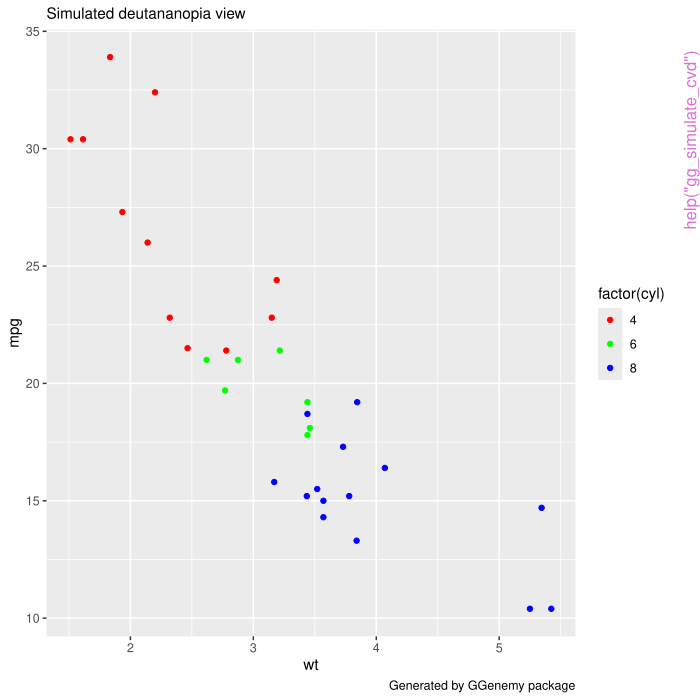

Reproduce this figure in R.
pkgname <- "GGenemy"
source(file.path(R.home("share"), "R", "examples-header.R"))
options(warn = 1)
base::assign(".ExTimings", "GGenemy-Ex.timings", pos = 'CheckExEnv')
base::cat("name\tuser\tsystem\telapsed\n", file=base::get(".ExTimings", pos = 'CheckExEnv'))
base::assign(".format_ptime",
function(x) {
  if(!is.na(x[4L])) x[1L] <- x[1L] + x[4L]
  if(!is.na(x[5L])) x[2L] <- x[2L] + x[5L]
  options(OutDec = '.')
  format(x[1L:3L], digits = 7L)
},
pos = 'CheckExEnv')

### * </HEADER>
library('GGenemy')

base::assign(".oldSearch", base::search(), pos = 'CheckExEnv')
base::assign(".old_wd", base::getwd(), pos = 'CheckExEnv')
cleanEx()
nameEx("gg_audit")
### * gg_audit

flush(stderr()); flush(stdout())

base::assign(".ptime", proc.time(), pos = "CheckExEnv")
### Name: gg_audit
### Title: Comprehensive Audit of ggplot2 Visualization
### Aliases: gg_audit

### ** Examples

library(ggplot2)
p <- ggplot(mtcars, aes(wt, mpg, color = factor(cyl))) +
  geom_point() +
  scale_color_manual(values = c("red", "green", "blue"))
report <- gg_audit(p)
print(report)



base::assign(".dptime", (proc.time() - get(".ptime", pos = "CheckExEnv")), pos = "CheckExEnv")
base::cat("gg_audit", base::get(".format_ptime", pos = 'CheckExEnv')(get(".dptime", pos = "CheckExEnv")), "\n", file=base::get(".ExTimings", pos = 'CheckExEnv'), append=TRUE, sep="\t")
cleanEx()
nameEx("gg_audit_accessibility")
### * gg_audit_accessibility

flush(stderr()); flush(stdout())

base::assign(".ptime", proc.time(), pos = "CheckExEnv")
### Name: gg_audit_accessibility
### Title: Comprehensive Accessibility Audit
### Aliases: gg_audit_accessibility

### ** Examples

library(ggplot2)
p <- ggplot(mtcars, aes(wt, mpg)) + geom_point(size = 1)
gg_audit_accessibility(p)



base::assign(".dptime", (proc.time() - get(".ptime", pos = "CheckExEnv")), pos = "CheckExEnv")
base::cat("gg_audit_accessibility", base::get(".format_ptime", pos = 'CheckExEnv')(get(".dptime", pos = "CheckExEnv")), "\n", file=base::get(".ExTimings", pos = 'CheckExEnv'), append=TRUE, sep="\t")
cleanEx()
nameEx("gg_audit_color")
### * gg_audit_color

flush(stderr()); flush(stdout())

base::assign(".ptime", proc.time(), pos = "CheckExEnv")
### Name: gg_audit_color
### Title: Audit Color Palette for Accessibility Issues
### Aliases: gg_audit_color

### ** Examples

library(ggplot2)
p <- ggplot(mtcars, aes(wt, mpg, color = factor(cyl))) +
  geom_point() +
  scale_color_manual(values = c("red", "green", "blue"))
gg_audit_color(p)



base::assign(".dptime", (proc.time() - get(".ptime", pos = "CheckExEnv")), pos = "CheckExEnv")
base::cat("gg_audit_color", base::get(".format_ptime", pos = 'CheckExEnv')(get(".dptime", pos = "CheckExEnv")), "\n", file=base::get(".ExTimings", pos = 'CheckExEnv'), append=TRUE, sep="\t")
cleanEx()
nameEx("gg_audit_labels")
### * gg_audit_labels

flush(stderr()); flush(stdout())

base::assign(".ptime", proc.time(), pos = "CheckExEnv")
### Name: gg_audit_labels
### Title: Audit Plot Labels and Annotations
### Aliases: gg_audit_labels

### ** Examples

library(ggplot2)
p <- ggplot(mtcars, aes(wt, mpg, color = factor(cyl))) +
  geom_point()
gg_audit_labels(p)



base::assign(".dptime", (proc.time() - get(".ptime", pos = "CheckExEnv")), pos = "CheckExEnv")
base::cat("gg_audit_labels", base::get(".format_ptime", pos = 'CheckExEnv')(get(".dptime", pos = "CheckExEnv")), "\n", file=base::get(".ExTimings", pos = 'CheckExEnv'), append=TRUE, sep="\t")
cleanEx()
nameEx("gg_audit_scales")
### * gg_audit_scales

flush(stderr()); flush(stdout())

base::assign(".ptime", proc.time(), pos = "CheckExEnv")
### Name: gg_audit_scales
### Title: Audit Scales and Axes for Misleading Practices
### Aliases: gg_audit_scales

### ** Examples

library(ggplot2)
p <- ggplot(mtcars, aes(wt, mpg)) +
  geom_point() +
  ylim(15, 35)
gg_audit_scales(p)



base::assign(".dptime", (proc.time() - get(".ptime", pos = "CheckExEnv")), pos = "CheckExEnv")
base::cat("gg_audit_scales", base::get(".format_ptime", pos = 'CheckExEnv')(get(".dptime", pos = "CheckExEnv")), "\n", file=base::get(".ExTimings", pos = 'CheckExEnv'), append=TRUE, sep="\t")
cleanEx()
nameEx("gg_audit_text")
### * gg_audit_text

flush(stderr()); flush(stdout())

base::assign(".ptime", proc.time(), pos = "CheckExEnv")
### Name: gg_audit_text
### Title: Audit Text Elements for Readability
### Aliases: gg_audit_text

### ** Examples

library(ggplot2)
p <- ggplot(mtcars, aes(x = rownames(mtcars), y = mpg)) +
  geom_col() +
  theme(axis.text.x = element_text(size = 6))
gg_audit_text(p)



base::assign(".dptime", (proc.time() - get(".ptime", pos = "CheckExEnv")), pos = "CheckExEnv")
base::cat("gg_audit_text", base::get(".format_ptime", pos = 'CheckExEnv')(get(".dptime", pos = "CheckExEnv")), "\n", file=base::get(".ExTimings", pos = 'CheckExEnv'), append=TRUE, sep="\t")
cleanEx()
nameEx("gg_simulate_cvd")
### * gg_simulate_cvd

flush(stderr()); flush(stdout())

base::assign(".ptime", proc.time(), pos = "CheckExEnv")
### Name: gg_simulate_cvd
### Title: Simulate Colorblind Vision
### Aliases: gg_simulate_cvd

### ** Examples

library(ggplot2)
p <- ggplot(mtcars, aes(wt, mpg, color = factor(cyl))) +
  geom_point() +
  scale_color_manual(values = c("red", "green", "blue"))
gg_simulate_cvd(p, type = "deutan")



base::assign(".dptime", (proc.time() - get(".ptime", pos = "CheckExEnv")), pos = "CheckExEnv")
base::cat("gg_simulate_cvd", base::get(".format_ptime", pos = 'CheckExEnv')(get(".dptime", pos = "CheckExEnv")), "\n", file=base::get(".ExTimings", pos = 'CheckExEnv'), append=TRUE, sep="\t")
cleanEx()
nameEx("gg_suggest_fixes")
### * gg_suggest_fixes

flush(stderr()); flush(stdout())

base::assign(".ptime", proc.time(), pos = "CheckExEnv")
### Name: gg_suggest_fixes
### Title: Generate Code Suggestions to Fix Issues
### Aliases: gg_suggest_fixes

### ** Examples

library(ggplot2)
p <- ggplot(mtcars, aes(wt, mpg, color = factor(cyl))) +
  geom_point() +
  scale_color_manual(values = c("red", "green", "blue"))

# Get suggestions
gg_suggest_fixes(p)

# Auto-fix the plot
p_fixed <- gg_suggest_fixes(p, auto_fix = TRUE)



base::assign(".dptime", (proc.time() - get(".ptime", pos = "CheckExEnv")), pos = "CheckExEnv")
base::cat("gg_suggest_fixes", base::get(".format_ptime", pos = 'CheckExEnv')(get(".dptime", pos = "CheckExEnv")), "\n", file=base::get(".ExTimings", pos = 'CheckExEnv'), append=TRUE, sep="\t")
### * <FOOTER>
###
cleanEx()
options(digits = 7L)
base::cat("Time elapsed: ", proc.time() - base::get("ptime", pos = 'CheckExEnv'),"\n")
grDevices::dev.off()
###
### Local variables: ***
### mode: outline-minor ***
### outline-regexp: "\\(> \\)?### [*]+" ***
### End: ***
quit('no')
